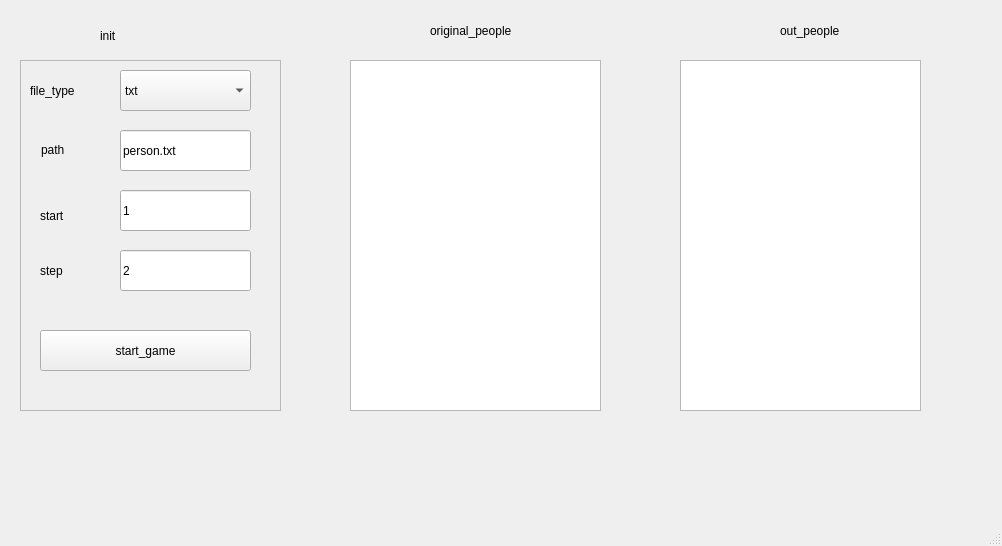
<?xml version="1.0" encoding="UTF-8"?>
<ui version="4.0">
 <class>MainWindow</class>
 <widget class="QMainWindow" name="MainWindow">
  <property name="geometry">
   <rect>
    <x>0</x>
    <y>0</y>
    <width>1002</width>
    <height>546</height>
   </rect>
  </property>
  <property name="windowTitle">
   <string>MainWindow</string>
  </property>
  <widget class="QWidget" name="centralwidget">
   <widget class="QFrame" name="frame">
    <property name="geometry">
     <rect>
      <x>20</x>
      <y>60</y>
      <width>261</width>
      <height>351</height>
     </rect>
    </property>
    <property name="frameShape">
     <enum>QFrame::StyledPanel</enum>
    </property>
    <property name="frameShadow">
     <enum>QFrame::Raised</enum>
    </property>
    <widget class="QLabel" name="label">
     <property name="geometry">
      <rect>
       <x>10</x>
       <y>10</y>
       <width>81</width>
       <height>41</height>
      </rect>
     </property>
     <property name="text">
      <string>file_type</string>
     </property>
    </widget>
    <widget class="QComboBox" name="comboBox">
     <property name="geometry">
      <rect>
       <x>100</x>
       <y>10</y>
       <width>131</width>
       <height>41</height>
      </rect>
     </property>
     <item>
      <property name="text">
       <string>txt</string>
      </property>
     </item>
     <item>
      <property name="text">
       <string>csv</string>
      </property>
     </item>
    </widget>
    <widget class="QLabel" name="label_2">
     <property name="geometry">
      <rect>
       <x>21</x>
       <y>69</y>
       <width>61</width>
       <height>41</height>
      </rect>
     </property>
     <property name="text">
      <string>path</string>
     </property>
    </widget>
    <widget class="QLabel" name="label_3">
     <property name="geometry">
      <rect>
       <x>20</x>
       <y>130</y>
       <width>71</width>
       <height>51</height>
      </rect>
     </property>
     <property name="text">
      <string>start</string>
     </property>
    </widget>
    <widget class="QLabel" name="label_5">
     <property name="geometry">
      <rect>
       <x>20</x>
       <y>190</y>
       <width>71</width>
       <height>41</height>
      </rect>
     </property>
     <property name="text">
      <string>step</string>
     </property>
    </widget>
    <widget class="QLineEdit" name="lineEdit">
     <property name="geometry">
      <rect>
       <x>100</x>
       <y>70</y>
       <width>131</width>
       <height>41</height>
      </rect>
     </property>
     <property name="text">
      <string>person.txt</string>
     </property>
    </widget>
    <widget class="QLineEdit" name="lineEdit_2">
     <property name="geometry">
      <rect>
       <x>100</x>
       <y>130</y>
       <width>131</width>
       <height>41</height>
      </rect>
     </property>
     <property name="text">
      <string>1</string>
     </property>
    </widget>
    <widget class="QLineEdit" name="lineEdit_3">
     <property name="geometry">
      <rect>
       <x>100</x>
       <y>190</y>
       <width>131</width>
       <height>41</height>
      </rect>
     </property>
     <property name="text">
      <string>2</string>
     </property>
    </widget>
    <widget class="QPushButton" name="pushButton">
     <property name="geometry">
      <rect>
       <x>20</x>
       <y>270</y>
       <width>211</width>
       <height>41</height>
      </rect>
     </property>
     <property name="text">
      <string>start_game</string>
     </property>
    </widget>
   </widget>
   <widget class="QLabel" name="label_4">
    <property name="geometry">
     <rect>
      <x>430</x>
      <y>10</y>
      <width>201</width>
      <height>41</height>
     </rect>
    </property>
    <property name="text">
     <string>original_people</string>
    </property>
   </widget>
   <widget class="QLabel" name="label_6">
    <property name="geometry">
     <rect>
      <x>100</x>
      <y>20</y>
      <width>111</width>
      <height>31</height>
     </rect>
    </property>
    <property name="text">
     <string>init</string>
    </property>
   </widget>
   <widget class="QLabel" name="label_7">
    <property name="geometry">
     <rect>
      <x>780</x>
      <y>10</y>
      <width>181</width>
      <height>41</height>
     </rect>
    </property>
    <property name="text">
     <string>out_people</string>
    </property>
   </widget>
   <widget class="QPlainTextEdit" name="plainTextEdit">
    <property name="geometry">
     <rect>
      <x>350</x>
      <y>60</y>
      <width>251</width>
      <height>351</height>
     </rect>
    </property>
    <property name="plainText">
     <string/>
    </property>
   </widget>
   <widget class="QPlainTextEdit" name="plainTextEdit_2">
    <property name="geometry">
     <rect>
      <x>680</x>
      <y>60</y>
      <width>241</width>
      <height>351</height>
     </rect>
    </property>
    <property name="plainText">
     <string/>
    </property>
   </widget>
  </widget>
  <widget class="QMenuBar" name="menubar">
   <property name="geometry">
    <rect>
     <x>0</x>
     <y>0</y>
     <width>1002</width>
     <height>18</height>
    </rect>
   </property>
  </widget>
  <widget class="QStatusBar" name="statusbar"/>
 </widget>
 <resources/>
 <connections/>
</ui>
